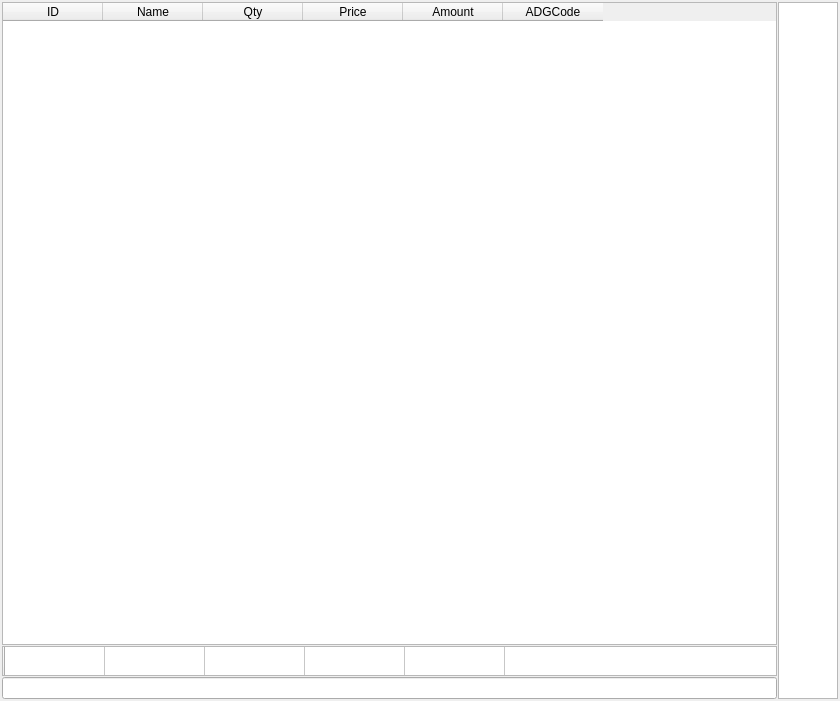
<?xml version="1.0" encoding="UTF-8"?>
<ui version="4.0">
 <class>DLogin</class>
 <widget class="QDialog" name="DLogin">
  <property name="geometry">
   <rect>
    <x>0</x>
    <y>0</y>
    <width>840</width>
    <height>701</height>
   </rect>
  </property>
  <property name="windowTitle">
   <string>DLogin</string>
  </property>
  <layout class="QHBoxLayout" name="horizontalLayout">
   <property name="spacing">
    <number>0</number>
   </property>
   <property name="leftMargin">
    <number>0</number>
   </property>
   <property name="topMargin">
    <number>2</number>
   </property>
   <property name="rightMargin">
    <number>2</number>
   </property>
   <property name="bottomMargin">
    <number>2</number>
   </property>
   <item>
    <widget class="QWidget" name="widget" native="true">
     <layout class="QVBoxLayout" name="verticalLayout">
      <property name="spacing">
       <number>1</number>
      </property>
      <property name="leftMargin">
       <number>2</number>
      </property>
      <property name="topMargin">
       <number>0</number>
      </property>
      <property name="rightMargin">
       <number>1</number>
      </property>
      <property name="bottomMargin">
       <number>0</number>
      </property>
      <item>
       <widget class="QTableWidget" name="tblGoods">
        <property name="editTriggers">
         <set>QAbstractItemView::NoEditTriggers</set>
        </property>
        <property name="selectionMode">
         <enum>QAbstractItemView::SingleSelection</enum>
        </property>
        <property name="selectionBehavior">
         <enum>QAbstractItemView::SelectRows</enum>
        </property>
        <column>
         <property name="text">
          <string>ID</string>
         </property>
        </column>
        <column>
         <property name="text">
          <string>Name</string>
         </property>
        </column>
        <column>
         <property name="text">
          <string>Qty</string>
         </property>
        </column>
        <column>
         <property name="text">
          <string>Price</string>
         </property>
        </column>
        <column>
         <property name="text">
          <string>Amount</string>
         </property>
        </column>
        <column>
         <property name="text">
          <string>ADGCode</string>
         </property>
        </column>
       </widget>
      </item>
      <item>
       <widget class="QTableWidget" name="tblTotal">
        <property name="maximumSize">
         <size>
          <width>3000</width>
          <height>30</height>
         </size>
        </property>
        <property name="font">
         <font>
          <pointsize>12</pointsize>
          <weight>75</weight>
          <bold>true</bold>
         </font>
        </property>
        <property name="autoFillBackground">
         <bool>false</bool>
        </property>
        <property name="editTriggers">
         <set>QAbstractItemView::NoEditTriggers</set>
        </property>
        <property name="alternatingRowColors">
         <bool>false</bool>
        </property>
        <property name="selectionMode">
         <enum>QAbstractItemView::NoSelection</enum>
        </property>
        <attribute name="horizontalHeaderVisible">
         <bool>false</bool>
        </attribute>
        <attribute name="horizontalHeaderHighlightSections">
         <bool>false</bool>
        </attribute>
        <attribute name="verticalHeaderHighlightSections">
         <bool>true</bool>
        </attribute>
        <attribute name="verticalHeaderMinimumSectionSize">
         <number>40</number>
        </attribute>
        <row>
         <property name="text">
          <string/>
         </property>
        </row>
        <column>
         <property name="text">
          <string>ID</string>
         </property>
        </column>
        <column>
         <property name="text">
          <string>Name</string>
         </property>
        </column>
        <column>
         <property name="text">
          <string>Qty</string>
         </property>
        </column>
        <column>
         <property name="text">
          <string>Price</string>
         </property>
        </column>
        <column>
         <property name="text">
          <string>Amount</string>
         </property>
        </column>
       </widget>
      </item>
      <item>
       <widget class="QLineEdit" name="leBarcode"/>
      </item>
     </layout>
    </widget>
   </item>
   <item>
    <widget class="QListWidget" name="lstFlag">
     <property name="maximumSize">
      <size>
       <width>60</width>
       <height>16777215</height>
      </size>
     </property>
     <property name="iconSize">
      <size>
       <width>50</width>
       <height>50</height>
      </size>
     </property>
    </widget>
   </item>
  </layout>
 </widget>
 <layoutdefault spacing="6" margin="11"/>
 <tabstops>
  <tabstop>leBarcode</tabstop>
  <tabstop>tblGoods</tabstop>
  <tabstop>tblTotal</tabstop>
 </tabstops>
 <resources/>
 <connections/>
</ui>
